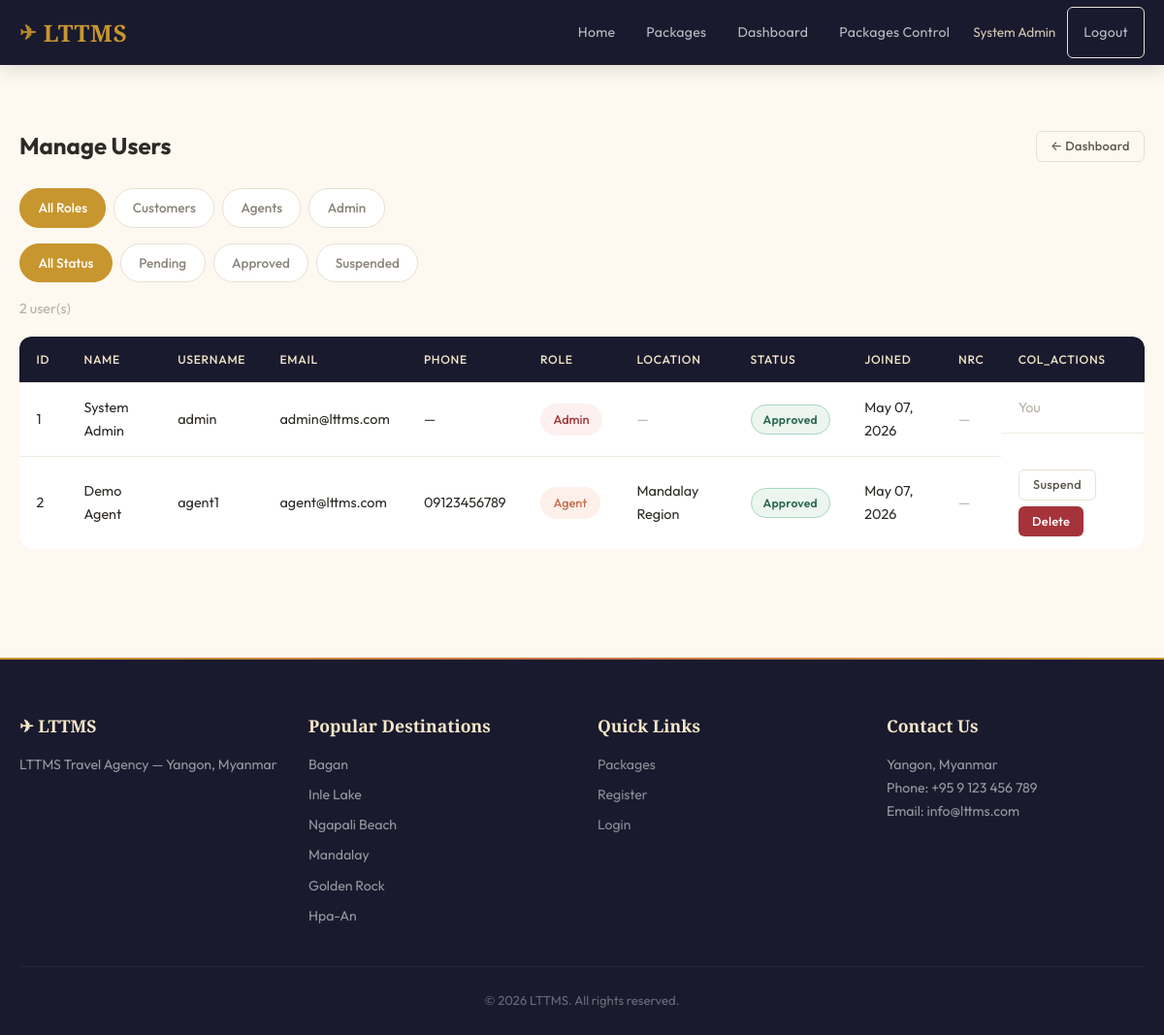
The page /admin/users.php (signed in) on the database its author committed.
### tables this page shows
CREATE TABLE users (
    id INT AUTO_INCREMENT PRIMARY KEY,
    username VARCHAR(50) NOT NULL UNIQUE,
    email VARCHAR(100) NOT NULL UNIQUE,
    password VARCHAR(255) NOT NULL,
    full_name VARCHAR(100) NOT NULL,
    phone VARCHAR(20),
    kbz_phone VARCHAR(20),
    kbz_name VARCHAR(100),
    nrc_number VARCHAR(50),
    nrc_front_photo VARCHAR(255),
    nrc_back_photo VARCHAR(255),
    role ENUM('customer', 'agent', 'admin') NOT NULL DEFAULT 'customer',
    agent_location VARCHAR(100) DEFAULT NULL,
    status ENUM('pending', 'approved', 'suspended') NOT NULL DEFAULT 'pending',
    created_at TIMESTAMP DEFAULT CURRENT_TIMESTAMP,
    updated_at TIMESTAMP DEFAULT CURRENT_TIMESTAMP ON UPDATE CURRENT_TIMESTAMP
);

CREATE TABLE destinations (
    id INT AUTO_INCREMENT PRIMARY KEY,
    name VARCHAR(100) NOT NULL,
    tagline VARCHAR(200),
    image VARCHAR(255) DEFAULT NULL,
    sort_order INT NOT NULL DEFAULT 0,
    is_active TINYINT(1) NOT NULL DEFAULT 1,
    created_at TIMESTAMP DEFAULT CURRENT_TIMESTAMP
);

### includes/lang.php (called while the page is built, shortened)
<?php
$translations = require __DIR__ . '/../lang/en.php';
function t(string $key, string $default = ''): string {
    global $translations;
    return $translations[$key] ?? ($default ?: $key);
}
function tStatus(string $status): string {
    $map = [
        'pending' => 'status_pending',
        'confirmed' => 'status_confirmed',
        'cancelled' => 'status_cancelled',
        'approved' => 'status_approved',
        'suspended' => 'status_suspended',
        'active' => 'status_active',
        'inactive' => 'status_inactive',
    ];
    return t($map[$status] ?? '', ucfirst($status));
}

### includes/auth.php (called while the page is built, shortened)
<?php
require_once __DIR__ . '/lang.php';
function getCurrentUser(): ?array {
    $pdo = getDBConnection();
    $stmt = $pdo->prepare("SELECT id, username, email, full_name, phone, role, status FROM users WHERE id = ?");
    $stmt->execute([$_SESSION['user_id']]);
    return $stmt->fetch() ?: null;
}

### includes/functions.php (called while the page is built, shortened)
<?php
function sanitize(string $input): string {
    return htmlspecialchars(trim($input), ENT_QUOTES, 'UTF-8');
}
function getActiveDestinations(): array {
    $pdo = getDBConnection();
    $stmt = $pdo->query("SELECT * FROM destinations WHERE is_active = 1 ORDER BY sort_order ASC, name ASC");
    return $stmt->fetchAll();
}
function formatDate(string $date): string {
    return date('M d, Y', strtotime($date));
}

### admin/users.php (the view, shortened to what this page needs)
<?php
require_once __DIR__ . '/../includes/auth.php';
require_once __DIR__ . '/../includes/functions.php';
$pdo = getDBConnection();
$roleFilter = $_GET['role'] ?? '';
$statusFilter = $_GET['status'] ?? '';
$sql = "SELECT * FROM users WHERE 1=1";
$params = [];
$sql .= " ORDER BY created_at DESC";
$stmt = $pdo->prepare($sql);
$stmt->execute($params);
$users = $stmt->fetchAll();
require_once __DIR__ . '/../includes/header.php';
?>
<section class="section">
<div class="container">
    <div class="page-header">
        <h2><?= t('manage_users') ?></h2>
        <a href="<?= BASE_URL ?>/admin/dashboard.php" class="btn btn-outline btn-sm">&larr; <?= t('nav_dashboard') ?></a>
    </div>
    <div class="filter-tabs">
        <a href="?role=&status=<?= sanitize($statusFilter) ?>" class="tab <?= $roleFilter === '' ? 'active' : '' ?>"><?= t('all_roles') ?></a>
        <a href="?role=customer&status=<?= sanitize($statusFilter) ?>" class="tab <?= $roleFilter === 'customer' ? 'active' : '' ?>"><?= t('customers') ?></a>
        <a href="?role=agent&status=<?= sanitize($statusFilter) ?>" class="tab <?= $roleFilter === 'agent' ? 'active' : '' ?>"><?= t('agents') ?></a>
        <a href="?role=admin&status=<?= sanitize($statusFilter) ?>" class="tab <?= $roleFilter === 'admin' ? 'active' : '' ?>">Admin</a>
    </div>
    <div class="filter-tabs mb-1">
        <a href="?role=<?= sanitize($roleFilter) ?>&status=" class="tab <?= $statusFilter === '' ? 'active' : '' ?>"><?= t('all_status') ?></a>
        <a href="?role=<?= sanitize($roleFilter) ?>&status=pending" class="tab <?= $statusFilter === 'pending' ? 'active' : '' ?>"><?= tStatus('pending') ?></a>
        <a href="?role=<?= sanitize($roleFilter) ?>&status=approved" class="tab <?= $statusFilter === 'approved' ? 'active' : '' ?>"><?= tStatus('approved') ?></a>
        <a href="?role=<?= sanitize($roleFilter) ?>&status=suspended" class="tab <?= $statusFilter === 'suspended' ? 'active' : '' ?>"><?= tStatus('suspended') ?></a>
    </div>
    <p class="results-count"><?= count($users) ?> <?= t('users_count') ?></p>
    <div class="table-responsive">
    <table class="table">
        <thead>
            <tr>
                <th>ID</th>
                <th><?= t('col_name') ?></th>
                <th><?= t('col_username') ?></th>
                <th><?= t('col_email') ?></th>
                <th><?= t('col_phone') ?></th>
                <th><?= t('col_role') ?></th>
                <th><?= t('col_location') ?></th>
                <th><?= t('col_status') ?></th>
                <th><?= t('col_joined') ?></th>
                <th><?= t('col_nrc') ?></th>
                <th><?= t('col_actions') ?></th>
            </tr>
        </thead>
        <tbody>
        <?php foreach ($users as $u): ?>
            <tr>
                <td><?= $u['id'] ?></td>
                <td><?= sanitize($u['full_name']) ?></td>
                <td><?= sanitize($u['username']) ?></td>
                <td><?= sanitize($u['email']) ?></td>
                <td><?= sanitize($u['phone'] ?? '—') ?></td>
                <td><span class="badge badge-<?= $u['role'] ?>"><?= ucfirst($u['role']) ?></span></td>
                <td><?= $u['agent_location'] ? sanitize($u['agent_location']) : '<span class="text-muted">—</span>' ?></td>
                <td><span class="status-badge status-<?= $u['status'] ?>"><?= tStatus($u['status']) ?></span></td>
                <td><?= formatDate($u['created_at']) ?></td>
                <td>
                    <?php if ($u['nrc_number']): ?>
                        <a href="<?= BASE_URL ?>/admin/user-detail.php?id=<?= $u['id'] ?>" class="btn btn-sm btn-outline"><?= t('btn_view_nrc') ?></a>
                    <?php else: ?>
                        <span class="text-muted">—</span>
                    <?php endif; ?>
                </td>
                <td class="actions-cell">
                    <?php if ($u['id'] !== $currentUser['id']): ?>
                        <?php if ($u['status'] !== 'suspended'): ?>
                            <form method="POST" style="display:inline">
                                <button class="btn btn-sm btn-outline"><?= t('btn_suspend') ?></button>
                            </form>
                        <?php endif; ?>
                        <form method="POST" style="display:inline" onsubmit="return confirm('<?= t('confirm_delete_user') ?>')">
                            <button class="btn btn-sm btn-danger"><?= t('btn_delete') ?></button>
                        </form>
                    <?php else: ?>
                        <span class="text-muted"><?= t('label_you') ?></span>
                    <?php endif; ?>
                </td>
            </tr>
        <?php endforeach; ?>
        </tbody>
    </table>
    </div>
</div>
</section>
<?php require_once __DIR__ . '/../includes/footer.php'; ?>

### includes/header.php (shortened to what this page needs)
<?php
require_once __DIR__ . '/auth.php';
require_once __DIR__ . '/functions.php';
$currentUser = getCurrentUser();
?>
<!DOCTYPE html>
<html lang="en">
<head>
    <link rel="stylesheet" href="<?= BASE_URL ?>/assets/css/style.css">
</head>
<body>
<nav class="navbar">
    <div class="container nav-container">
        <a href="<?= BASE_URL ?>/" class="nav-brand">
            <span class="brand-icon">&#9992;</span> LTTMS
        </a>
        <ul class="nav-menu" id="navMenu">
            <li><a href="<?= BASE_URL ?>/"><?= t('nav_home') ?></a></li>
            <li><a href="<?= BASE_URL ?>/customer/packages.php"><?= t('nav_packages') ?></a></li>
            <?php if ($currentUser): ?>
                <?php if ($currentUser['role'] === 'customer'): ?>
                    <li><a href="<?= BASE_URL ?>/customer/my-bookings.php"><?= t('nav_my_bookings') ?></a></li>
                <?php elseif ($currentUser['role'] === 'agent'): ?>
                    <li><a href="<?= BASE_URL ?>/agent/dashboard.php"><?= t('nav_dashboard') ?></a></li>
                <?php elseif ($currentUser['role'] === 'admin'): ?>
                    <li><a href="<?= BASE_URL ?>/admin/dashboard.php"><?= t('nav_dashboard') ?></a></li>
                    <li><a href="<?= BASE_URL ?>/admin/packages.php"><?= t('nav_packages_control') ?></a></li>
                <?php endif; ?>
                <li class="nav-user">
                    <span class="user-greeting"><?= sanitize($currentUser['full_name']) ?></span>
                    <a href="<?= BASE_URL ?>/logout.php" class="btn btn-sm btn-outline"><?= t('nav_logout') ?></a>
                </li>
            <?php else: ?>
                <li><a href="<?= BASE_URL ?>/login.php" class="btn btn-sm btn-outline"><?= t('nav_login') ?></a></li>
                <li><a href="<?= BASE_URL ?>/register.php" class="btn btn-sm btn-primary"><?= t('nav_register') ?></a></li>
            <?php endif; ?>
        </ul>
    </div>
</nav>
<main>

### includes/footer.php (shortened to what this page needs)
</main>
<footer class="footer">
    <div class="container">
        <div class="footer-grid">
            <div class="footer-col">
                <h3>&#9992; LTTMS</h3>
                <p><?= t('footer_agency') ?> — <?= t('footer_address') ?></p>
            </div>
            <div class="footer-col">
                <h3><?= t('footer_destinations') ?></h3>
                <ul>
                    <?php foreach (getActiveDestinations() as $fd): ?>
                        <li><?= sanitize($fd['name']) ?></li>
                    <?php endforeach; ?>
                </ul>
            </div>
            <div class="footer-col">
                <h3><?= t('footer_quick_links') ?></h3>
                <ul>
                    <li><a href="<?= BASE_URL ?>/customer/packages.php"><?= t('nav_packages') ?></a></li>
                    <li><a href="<?= BASE_URL ?>/register.php"><?= t('nav_register') ?></a></li>
                    <li><a href="<?= BASE_URL ?>/login.php"><?= t('nav_login') ?></a></li>
                </ul>
            </div>
            <div class="footer-col">
                <h3><?= t('footer_contact') ?></h3>
                <p><?= t('footer_address') ?></p>
                <p>Phone: +95 9 123 456 789</p>
                <p>Email: info@lttms.com</p>
            </div>
        </div>
        <div class="footer-bottom">
            <p>&copy; <?= date('Y') ?> LTTMS. <?= t('footer_rights') ?></p>
        </div>
    </div>
</footer>
</body>
</html>

### rows shown on the page
users: full_name "System Admin", id "1", username "admin", email "admin@lttms.com", phone "—", role "Admin", status "Approved", created_at "May 07, 2026"
users: id "2", full_name "Demo Agent", username "agent1", email "agent@lttms.com", phone "09123456789", role "Agent", agent_location "Mandalay Region", status "Approved", created_at "May 07, 2026"
destinations: name "Bagan"
destinations: name "Inle Lake"
destinations: name "Ngapali Beach"
destinations: name "Mandalay"
destinations: name "Golden Rock"
destinations: name "Hpa-An"

### other values the page prints
t('nav_home') "Home"
t('nav_packages') "Packages"
t('nav_dashboard') "Dashboard"
t('nav_packages_control') "Packages Control"
t('nav_logout') "Logout"
t('manage_users') "Manage Users"
t('all_roles') "All Roles"
t('customers') "Customers"
t('agents') "Agents"
t('all_status') "All Status"
tStatus('pending') "Pending"
tStatus('approved') "Approved"
tStatus('suspended') "Suspended"
count($users) "2"
t('users_count') "user(s)"
